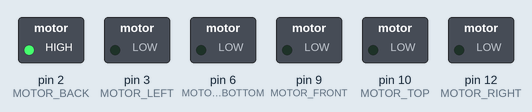
Simulated run of this sketch. Board: Arduino Uno, built with avr-gcc and run on an emulated ATmega328P. Shown: switched loads named in the sketch (green lamp = pin HIGH).

Above: at 0.5 s.
At 1.5 s:
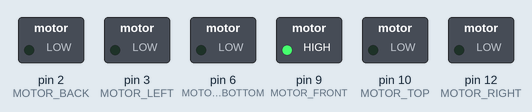
At 2.5 s:
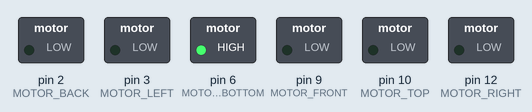
At 3.5 s:
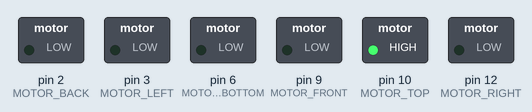
At 4.5 s:
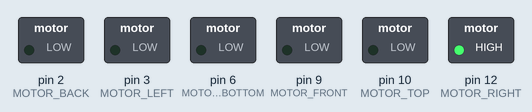
At 5.5 s:
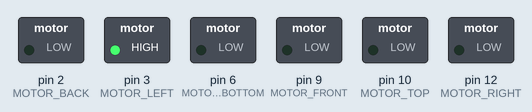
Timing chart, 0 to 7.8 s (numbered marks = the images above):
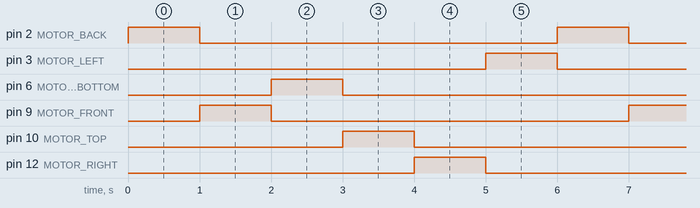

Measured:
- by itself, pin 2 (MOTOR_BACK), pin 3 (MOTOR_LEFT), pin 6 (MOTOR_BOTTOM), pin 9 (MOTOR_FRONT), pin 10 (MOTOR_TOP), pin 12 (MOTOR_RIGHT): alternates HIGH for 1.0 s and LOW for 5.0 s
- by itself, everything shown: repeats every 6.0 s, in 7 steps

The sketch:

motortest.ino
```cpp
/*
 * With this script we simply wanted
 * to test the connection of the motors
 * with the digital IOs. It sets up
 * some digital IOs as outputs and
 * toggles them continously.
 */

const int MOTOR_RIGHT = 12;
const int MOTOR_LEFT = 3;
const int MOTOR_TOP = 10;
const int MOTOR_BOTTOM = 6;
const int MOTOR_FRONT = 9;
const int MOTOR_BACK = 2;

/*
 * Set up digital IOs as outputs.
 */
void setup() {
  pinMode(MOTOR_BACK, OUTPUT);
  pinMode(MOTOR_FRONT, OUTPUT);
  pinMode(MOTOR_BOTTOM, OUTPUT);
  pinMode(MOTOR_TOP, OUTPUT);
  pinMode(MOTOR_LEFT, OUTPUT);
  pinMode(MOTOR_RIGHT, OUTPUT);
}

/*
 * Toggle set up IOs periodically.
 */
void loop() {
  digitalWrite(MOTOR_BACK, HIGH);
  delay(1000);
  digitalWrite(MOTOR_BACK, LOW);

  digitalWrite(MOTOR_FRONT, HIGH);
  delay(1000);
  digitalWrite(MOTOR_FRONT, LOW);

  digitalWrite(MOTOR_BOTTOM, HIGH);
  delay(1000);
  digitalWrite(MOTOR_BOTTOM, LOW);

  digitalWrite(MOTOR_TOP, HIGH);
  delay(1000);
  digitalWrite(MOTOR_TOP, LOW);
  digitalWrite(MOTOR_RIGHT, HIGH);
  delay(1000);
  digitalWrite(MOTOR_RIGHT, LOW);
  digitalWrite(MOTOR_LEFT, HIGH);
  delay(1000);
  digitalWrite(MOTOR_LEFT, LOW);
}
```
